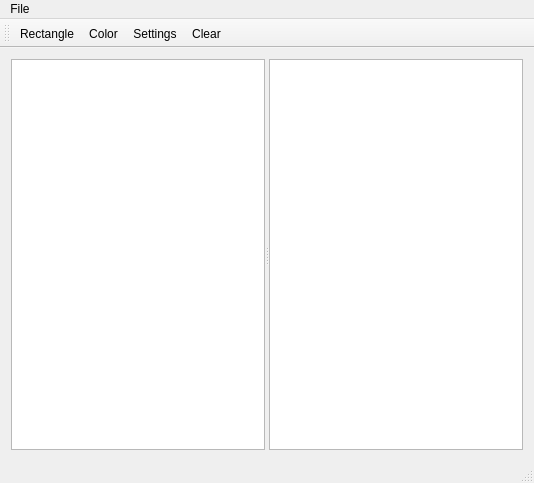
<?xml version="1.0" encoding="UTF-8"?>
<ui version="4.0">
 <class>MainWindow</class>
 <widget class="QMainWindow" name="MainWindow">
  <property name="geometry">
   <rect>
    <x>0</x>
    <y>0</y>
    <width>534</width>
    <height>483</height>
   </rect>
  </property>
  <property name="windowTitle">
   <string>MainWindow</string>
  </property>
  <widget class="QWidget" name="centralWidget">
   <layout class="QVBoxLayout" name="verticalLayout">
    <item>
     <widget class="QSplitter" name="splitter">
      <property name="orientation">
       <enum>Qt::Horizontal</enum>
      </property>
      <widget class="QTableView" name="tableView"/>
      <widget class="QGraphicsView" name="graphicsView"/>
     </widget>
    </item>
   </layout>
  </widget>
  <widget class="QMenuBar" name="menuBar">
   <property name="geometry">
    <rect>
     <x>0</x>
     <y>0</y>
     <width>534</width>
     <height>21</height>
    </rect>
   </property>
   <widget class="QMenu" name="menuFile">
    <property name="title">
     <string>File</string>
    </property>
    <widget class="QMenu" name="menuDataBase">
     <property name="title">
      <string>DataBase</string>
     </property>
     <addaction name="actionCreate_Connection"/>
     <addaction name="actionCreate_table_DB"/>
     <addaction name="actionWrite_to_DB"/>
     <addaction name="actionRead_from_DB"/>
     <addaction name="actionQuery_Model"/>
     <addaction name="actionTable_Model"/>
    </widget>
    <addaction name="actionRectangle"/>
    <addaction name="actionColor"/>
    <addaction name="actionSettings"/>
    <addaction name="actionClear"/>
    <addaction name="actionSave"/>
    <addaction name="actionOpen"/>
    <addaction name="menuDataBase"/>
    <addaction name="actionExit"/>
   </widget>
   <addaction name="menuFile"/>
  </widget>
  <widget class="QToolBar" name="mainToolBar">
   <attribute name="toolBarArea">
    <enum>TopToolBarArea</enum>
   </attribute>
   <attribute name="toolBarBreak">
    <bool>false</bool>
   </attribute>
   <addaction name="actionRectangle"/>
   <addaction name="actionColor"/>
   <addaction name="actionSettings"/>
   <addaction name="actionClear"/>
  </widget>
  <widget class="QStatusBar" name="statusBar"/>
  <action name="actionRectangle">
   <property name="checkable">
    <bool>true</bool>
   </property>
   <property name="icon">
    <iconset resource="myimages.qrc">
     <normaloff>:/MyImages/Images/Rect.png</normaloff>:/MyImages/Images/Rect.png</iconset>
   </property>
   <property name="text">
    <string>Rectangle</string>
   </property>
  </action>
  <action name="actionColor">
   <property name="icon">
    <iconset resource="myimages.qrc">
     <normaloff>:/MyImages/Images/changecolor.png</normaloff>:/MyImages/Images/changecolor.png</iconset>
   </property>
   <property name="text">
    <string>Color</string>
   </property>
  </action>
  <action name="actionSettings">
   <property name="icon">
    <iconset resource="myimages.qrc">
     <normaloff>:/MyImages/Images/settings-256.png</normaloff>:/MyImages/Images/settings-256.png</iconset>
   </property>
   <property name="text">
    <string>Settings</string>
   </property>
  </action>
  <action name="actionClear">
   <property name="icon">
    <iconset resource="myimages.qrc">
     <normaloff>:/MyImages/Images/clearicon.png</normaloff>:/MyImages/Images/clearicon.png</iconset>
   </property>
   <property name="text">
    <string>Clear</string>
   </property>
  </action>
  <action name="actionSave">
   <property name="icon">
    <iconset resource="myimages.qrc">
     <normaloff>:/MyImages/Images/saveicon.png</normaloff>:/MyImages/Images/saveicon.png</iconset>
   </property>
   <property name="text">
    <string>Save</string>
   </property>
  </action>
  <action name="actionOpen">
   <property name="icon">
    <iconset resource="myimages.qrc">
     <normaloff>:/MyImages/Images/openicon.png</normaloff>:/MyImages/Images/openicon.png</iconset>
   </property>
   <property name="text">
    <string>Open</string>
   </property>
  </action>
  <action name="actionExit">
   <property name="icon">
    <iconset resource="myimages.qrc">
     <normaloff>:/MyImages/Images/iconExit.ico</normaloff>:/MyImages/Images/iconExit.ico</iconset>
   </property>
   <property name="text">
    <string>Exit</string>
   </property>
  </action>
  <action name="actionCreate_Connection">
   <property name="text">
    <string>Create Connection</string>
   </property>
  </action>
  <action name="actionCreate_table_DB">
   <property name="text">
    <string>Create table DB</string>
   </property>
  </action>
  <action name="actionWrite_to_DB">
   <property name="text">
    <string>Write to DB</string>
   </property>
  </action>
  <action name="actionRead_from_DB">
   <property name="text">
    <string>Read from DB</string>
   </property>
  </action>
  <action name="actionQuery_Model">
   <property name="text">
    <string>Query Model</string>
   </property>
  </action>
  <action name="actionTable_Model">
   <property name="text">
    <string>Table Model</string>
   </property>
  </action>
 </widget>
 <layoutdefault spacing="6" margin="11"/>
 <resources>
  <include location="myimages.qrc"/>
 </resources>
 <connections>
  <connection>
   <sender>actionExit</sender>
   <signal>triggered()</signal>
   <receiver>MainWindow</receiver>
   <slot>close()</slot>
   <hints>
    <hint type="sourcelabel">
     <x>-1</x>
     <y>-1</y>
    </hint>
    <hint type="destinationlabel">
     <x>266</x>
     <y>241</y>
    </hint>
   </hints>
  </connection>
 </connections>
</ui>
